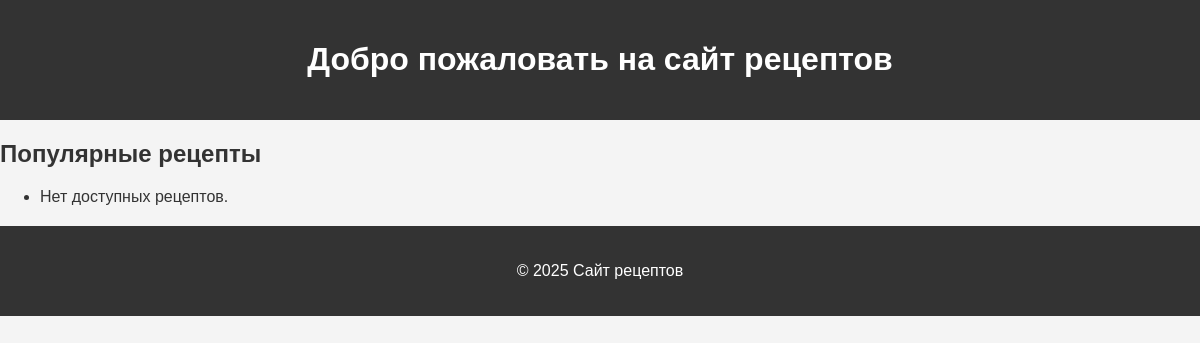
Before: / with the older database file.
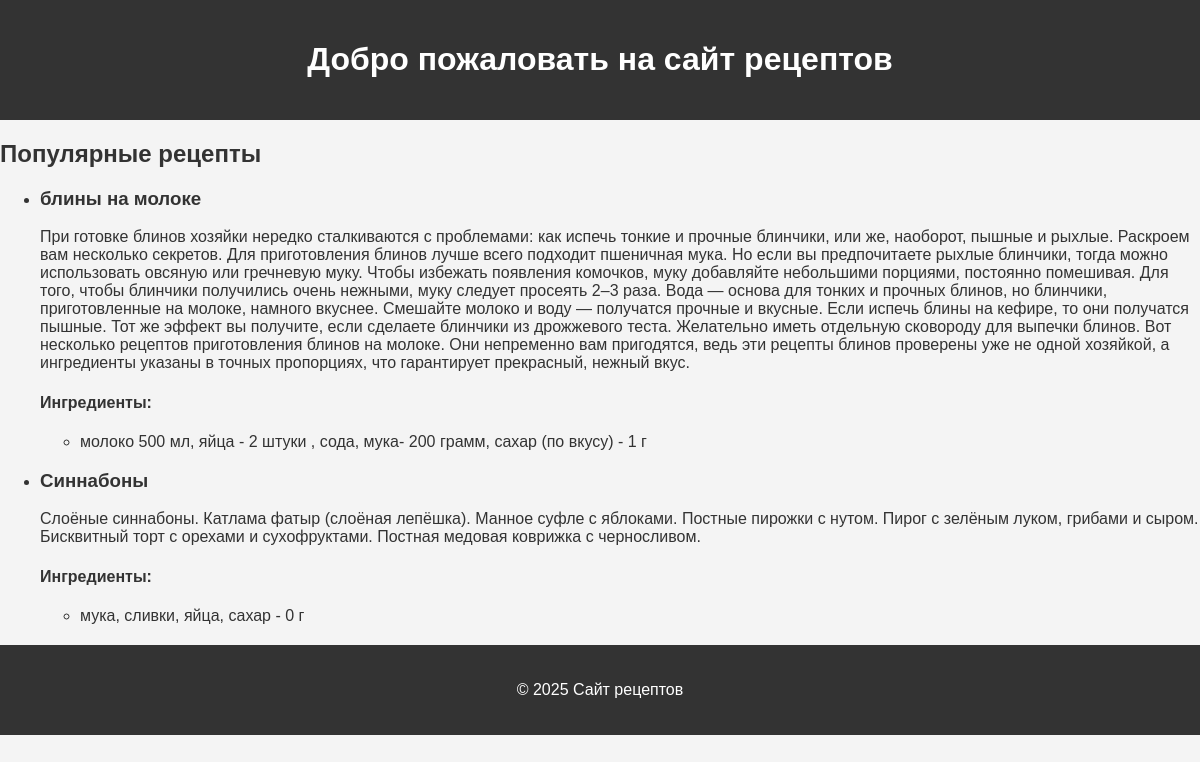
After: the same page with the newer database file.
### recipes/models.py (models this page shows, shortened)
class Recipe(models.Model):
    title = models.CharField(max_length=150)
    description = models.TextField()

class Ingredient(models.Model):
    name = models.CharField(max_length=500)
    quantity = models.PositiveIntegerField(default=0)
    recipe = models.ManyToManyField(Recipe, related_name='ingredients')

### recipes/views.py (the view)
# urls.py: path('', views.HomePage.as_view(), name='home'),
class HomePage(ListView):
    model = Recipe
    template_name = 'rs/recipes.html'
    context_object_name = 'recipes'

### templates/rs/recipes.html (shortened to what this page needs)
{% load static %}
<!DOCTYPE html>
<html lang="ru">
<head>
    <link rel="stylesheet" href="{% static 'css/recipes.css' %}">
</head>
<body>
    <header>
        <h1>Добро пожаловать на сайт рецептов</h1>
    </header>
    <section class="recipes">
        <h2>Популярные рецепты</h2>
        <ul>
            {% for recipe in recipes %}
                <li class="recipe">
                    <h3>{{ recipe.title }}</h3>
                    <p>{{ recipe.description }}</p>
                    <h4>Ингредиенты:</h4>
                    <ul>
                        {% for ingredient in recipe.ingredients.all %}
                            <li>{{ ingredient.name }} - {{ ingredient.quantity }} г</li>
                        {% empty %}
                            <li>Ингредиенты не указаны.</li>
                        {% endfor %}
                    </ul>
                </li>
            {% empty %}
                <li>Нет доступных рецептов.</li>
            {% endfor %}
        </ul>
    </section>
    <footer>
        <p>© 2025 Сайт рецептов</p>
    </footer>
</body>
</html>

### static/css/recipes.css (style rules this page uses)
body { font-family: Arial, sans-serif; background-color: #f4f4f4; color: #333; margin: 0; padding: 0; }
header { background-color: #333; color: white; padding: 20px; text-align: center; }
footer { background-color: #333; color: white; text-align: center; padding: 20px; margin-top: 20px; }

Changed rows visible on the page:
added Recipe: title "блины на молоке", description "При готовке блинов хозяйки нередко сталкиваются с проблемами: как испечь тонкие и прочные блинчики, или же, наоборот, пышные и рыхлые. Раскроем вам несколько секретов. Для приготовления блинов лучше всего подходит пшеничная мука. Но если вы предпочитаете рыхлые блинчики, тогда можно использовать овсяную или гречневую муку. Чтобы избежать появления комочков, муку добавляйте небольшими порциями, постоянно помешивая. Для того, чтобы блинчики получились очень нежными, муку следует просеять 2–3 раза. Вода — основа для тонких и прочных блинов, но блинчики, приготовленные на молоке, намного вкуснее. Смешайте молоко и воду — получатся прочные и вкусные. Если испечь блины на кефире, то они получатся…"
added Ingredient: name "молоко 500 мл, яйца - 2 штуки , сода, мука- 200 грамм, сахар (по вкусу)", quantity "1", shown under "блины на молоке"
added Recipe: title "Синнабоны", description "Слоёные синнабоны. Катлама фатыр (слоёная лепёшка). Манное суфле с яблоками. Постные пирожки с нутом. Пирог с зелёным луком, грибами и сыром. Бисквитный торт с орехами и сухофруктами. Постная медовая коврижка с черносливом."
added Ingredient: name "мука, сливки, яйца, сахар", quantity "0", shown under "Синнабоны"
Other visible differences:
text no longer shown: "Нет доступных рецептов."
